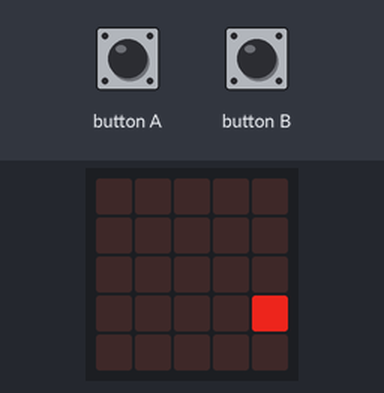
The program below on a simulated BBC micro:bit running MicroPython. Shown: the board's 5×5 LED display. Inputs (shaded band) come from the test bench. Dim RGB values are drawn brighter than linear.

Above: at 1.6 s.
1.7 s: button A pressed for 0.15 s
At 2.3 s:
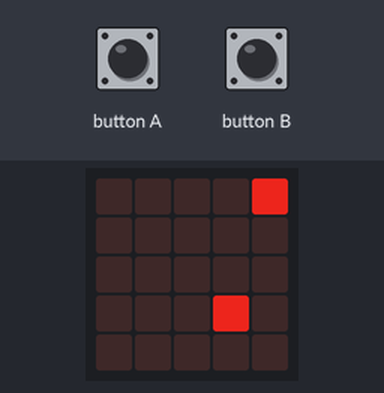
4.8 s: button B pressed for 0.15 s
At 5.8 s:
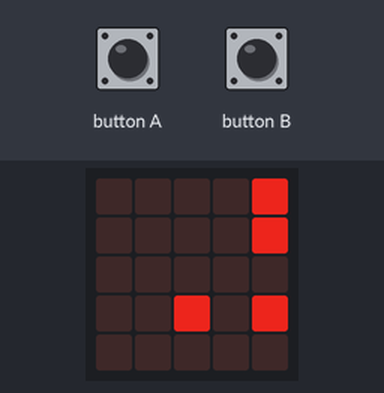
7.9 s: button A pressed for 1 s
At 8.7 s:
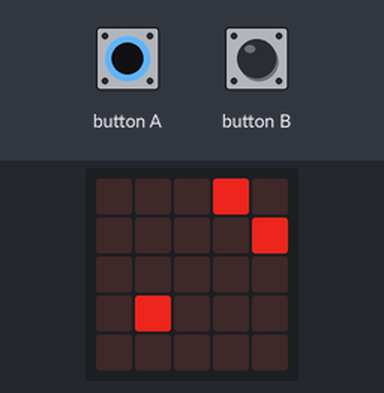
11.9 s: button B pressed for 1 s
At 12.8 s:
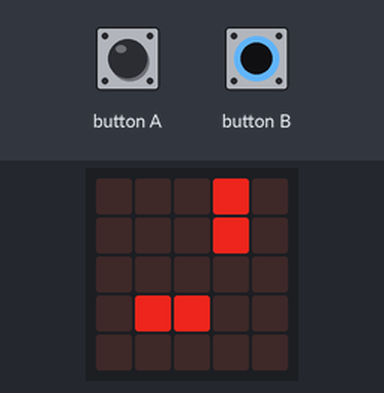
15.9 s: button A pressed for 0.15 s
At 16.8 s:
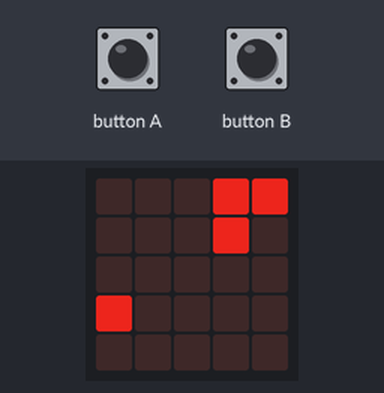
19.0 s: button B pressed for 0.15 s
At 19.6 s:
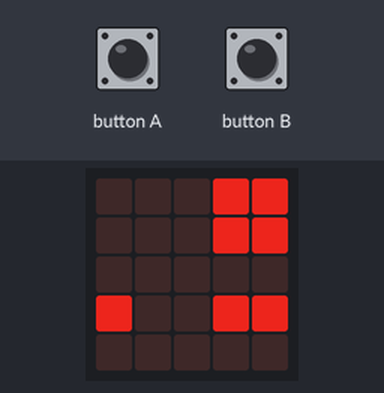
Timing chart, 0 to 22.0 s (numbered marks = the images above; inputs shaded):
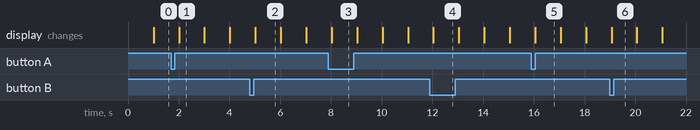

The program:

microbit_clock.py
```python
from microbit import *

def makeBinary(intValue,padding):
    number = intValue
    returnValue = ""
    brightness = 7 #value 0 to 8
    while number >0:
        bit = int(number % 2)
        if bit > 0:
            bit = brightness
        quotient = int(number / 2)
        returnValue = str(bit)+returnValue
        number = quotient
    for i in range(len(returnValue),padding):
        returnValue = "0"+returnValue
    return returnValue

timeAdvance = 0
minuteAdvance = 0
hourAdvance = 0
secondCounter = 0
while True:
    if button_a.was_pressed():
        #advance hours
        hourAdvance = hourAdvance + 1
        if hourAdvance > 23:
            hourAdvance = 0
        timeAdvance = (hourAdvance*60*60*1000)+(minuteAdvance*60*1000)
    elif button_b.was_pressed():
       #advance minutes
       minuteAdvance = minuteAdvance + 1
       if minuteAdvance > 59:
           minuteAdvance = 0
       timeAdvance = (hourAdvance*60*60*1000)+(minuteAdvance*60*1000)
    else:
        #calculate and display time
        if (running_time()-secondCounter) > 1000:
            secondCounter = running_time()
            seconds = (running_time()/1000)%60
            minutes = ((running_time()+timeAdvance)/1000/60)%60
            hours = ((running_time()+timeAdvance)/1000/60/60)%24
            pmString = "0"
            addthirtyMString = "00000"
            addthirtySString = "00000"
            if hours>12:
                pmString = "7"
                hours = hours - 12
            if minutes>29:
                addthirtyMString = "00700"
                minutes = minutes - 30
            if seconds>29:
                addthirtySString = "00700"
                seconds = seconds - 30
            hourString = makeBinary(hours,4)
            minuteString = makeBinary(minutes,5)
            secondString = makeBinary(seconds,5)
            time = Image(pmString+hourString+":"+minuteString+":"+addthirtyMString+":"+secondString+":"+addthirtySString)
            display.show(time)
```

Measured:
- after the input at 1.7 s, the display: changes after 0.31 s (image 1)
- after the input at 4.8 s, the display: changes after 0.22 s (image 2)
- after the input at 7.9 s, the display: changes after 0.13 s (image 3)
- after the input at 11.9 s, the display: changes after 0.14 s (image 4)
- after the input at 15.9 s, the display: changes after 0.15 s (image 5)
- after the input at 19.0 s, the display: changes after 0.06 s (image 6)
- what the display in image 1 shows lasts 1.0 s, from 2.0 s to 3.0 s
